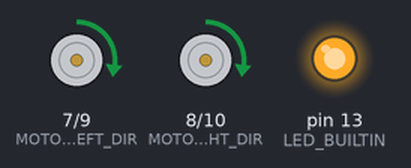
The program below on a simulated Arduino Nano, built with avr-gcc and run on an emulated ATmega328P. Parts: direction and speed pins drawn as motors (green arrow = direction pin HIGH = forward, orange = LOW = backward, longer = more drive), output pins drawn as LEDs (lit = HIGH).

Above: at 0.5 s.
At 3.5 s:
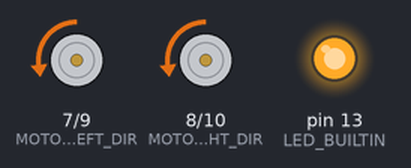
At 5.0 s:
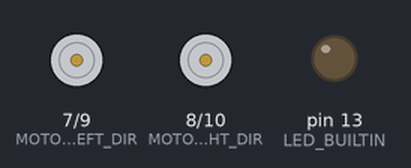
Timing chart, 0 to 7.8 s (numbered marks = the images above):
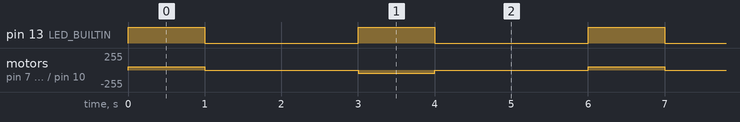

The program:

main.cpp
```cpp
#include <Arduino.h>
#include "config-bot-one.h"

void setup() {
  // put your setup code here, to run once:
  pinMode(LED_BUILTIN, OUTPUT);

  // define and initialise motor pins
    pinMode(MOTOR_LEFT_DIR, OUTPUT);
    pinMode(MOTOR_RIGHT_DIR, OUTPUT);
    pinMode(MOTOR_LEFT_PWM, OUTPUT);
    pinMode(MOTOR_RIGHT_PWM, OUTPUT);
    digitalWrite(MOTOR_LEFT_PWM, 0);
    digitalWrite(MOTOR_LEFT_DIR, 0);
    digitalWrite(MOTOR_RIGHT_PWM, 0);
    digitalWrite(MOTOR_RIGHT_DIR, 0);


}

void loop() {
  // put your main code here, to run repeatedly:
  digitalWrite(LED_BUILTIN, HIGH);   // turn the LED on (HIGH is the voltage level)

  digitalWrite(MOTOR_RIGHT_DIR, HIGH);
  analogWrite(MOTOR_RIGHT_PWM, 50);
  digitalWrite(MOTOR_LEFT_DIR, HIGH);
  analogWrite(MOTOR_LEFT_PWM, 50);

  delay(1000);                       // wait for a second
  digitalWrite(LED_BUILTIN, LOW);    // turn the LED off by making the voltage LOW

  digitalWrite(MOTOR_RIGHT_DIR, LOW);
  analogWrite(MOTOR_RIGHT_PWM, 0);
  digitalWrite(MOTOR_LEFT_DIR, LOW);
  analogWrite(MOTOR_LEFT_PWM, 0);

  delay(2000);                       // wait for a second
  digitalWrite(LED_BUILTIN, HIGH);   // turn the LED on (HIGH is the voltage level)

  digitalWrite(MOTOR_RIGHT_DIR, LOW);
  analogWrite(MOTOR_RIGHT_PWM, 50);
  digitalWrite(MOTOR_LEFT_DIR, LOW);
  analogWrite(MOTOR_LEFT_PWM, 50);

  delay(1000);                       // wait for a second
  digitalWrite(LED_BUILTIN, LOW);    // turn the LED off by making the voltage LOW

  digitalWrite(MOTOR_RIGHT_DIR, HIGH);
  analogWrite(MOTOR_RIGHT_PWM, 0);
  digitalWrite(MOTOR_LEFT_DIR, HIGH);
  analogWrite(MOTOR_LEFT_PWM, 0);

  delay(2000);                       // wait for a second
}
```

config-bot-one.h
```cpp
#pragma once
#include <Arduino.h>

// hardware configuration

//**** IO CONFIGURATION ****************************************************//
const uint8_t ENCODER_LEFT_CLK = 2;
const uint8_t ENCODER_RIGHT_CLK = 3;
const uint8_t ENCODER_LEFT_B = 4;
const uint8_t ENCODER_RIGHT_B = 5;
const uint8_t USER_IO = 6;
const uint8_t MOTOR_LEFT_DIR = 7;
const uint8_t MOTOR_RIGHT_DIR = 8;
const uint8_t MOTOR_LEFT_PWM = 9;
const uint8_t MOTOR_RIGHT_PWM = 10;
const uint8_t EMITTER_A = 11;
const uint8_t EMITTER_B = 12;
```

Measured:
- by itself, pin 13 (LED_BUILTIN): alternates HIGH for 1.0 s and LOW for 2.0 s
- by itself, motor on pin 7 (MOTOR_LEFT_DIR) / pin 9 (MOTOR_LEFT_PWM), motor on pin 8 (MOTOR_RIGHT_DIR) / pin 10 (MOTOR_RIGHT_PWM): repeats every 6.0 s: stopped 2.0 s, backward 50/255 1.0 s, stopped 2.0 s, forward 50/255 1.0 s
